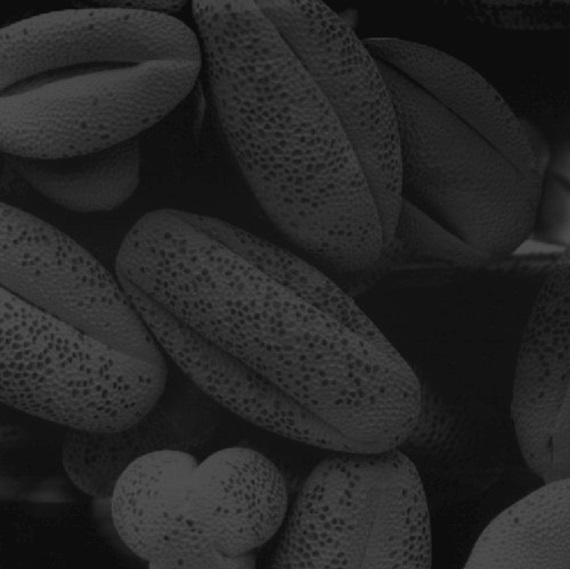
#> input picture Tugas2/Contrast Stretch/test.jpg, 570 x 569 px, given in place of test.png, which was not available
$ python main.py
#> lines starting #> are read from the running program, lines starting #| are printed output that depends on the picture; pictures that were not available may be replaced by others from this repository, and a replacement may not be noted
# -*- coding: utf-8 -*-
"""
Created on Sun Oct 14 07:23:59 2018

@author: Iwan

1.Apply Gaussian filter to smooth the image in order to remove the noise
2.Find the intensity gradients of the image
3.Apply non-maximum suppression to get rid of spurious response to edge detection
4.Apply double threshold to determine potential edges
5.Track edge by hysteresis: Finalize the detection of edges by suppressing all the other edges that are weak and not connected to strong edges.

Credit to : machinelearninggod (Stefan Stavrev) for hysteresis function
"""
import math
import numpy as np
import cv2
from matplotlib import pyplot as plt

def convolve_3x3(image, kernel):
    h,w=image.shape
    newgradientImage = np.zeros((h, w))
    for i in range(1, h - 1):
        for j in range(1, w - 1):
            output= (kernel[0, 0] * image[i - 1, j - 1]) +\
                    (kernel[0, 1] * image[i - 1, j]) + \
                    (kernel[0, 2] * image[i - 1, j + 1]) + \
                    (kernel[1, 0] * image[i, j - 1]) + \
                    (kernel[1, 1] * image[i, j]) + \
                    (kernel[1, 2] * image[i, j + 1]) + \
                    (kernel[2, 0] * image[i + 1, j - 1]) + \
                    (kernel[2, 1] * image[i + 1, j]) + \
                    (kernel[2, 2] * image[i + 1, j + 1])
            newgradientImage[i - 1, j - 1] = output

    return newgradientImage

def convolve_kernel_edge(image, kernel_x,kernel_y):
    h,w=image.shape
    newgradientImage = np.zeros((h, w))
    directions = np.zeros((h, w))
    for i in range(1, h - 1):
        for j in range(1, w - 1):
            horizontalGrad= (kernel_x[0, 0] * image[i - 1, j - 1]) +\
                    (kernel_x[0, 1] * image[i - 1, j]) + \
                    (kernel_x[0, 2] * image[i - 1, j + 1]) + \
                    (kernel_x[1, 0] * image[i, j - 1]) + \
                    (kernel_x[1, 1] * image[i, j]) + \
                    (kernel_x[1, 2] * image[i, j + 1]) + \
                    (kernel_x[2, 0] * image[i + 1, j - 1]) + \
                    (kernel_x[2, 1] * image[i + 1, j]) + \
                    (kernel_x[2, 2] * image[i + 1, j + 1])

            verticalGrad= (kernel_y[0, 0] * image[i - 1, j - 1]) +\
                    (kernel_y[0, 1] * image[i - 1, j]) + \
                    (kernel_y[0, 2] * image[i - 1, j + 1]) + \
                    (kernel_y[1, 0] * image[i, j - 1]) + \
                    (kernel_y[1, 1] * image[i, j]) + \
                    (kernel_y[1, 2] * image[i, j + 1]) + \
                    (kernel_y[2, 0] * image[i + 1, j - 1]) + \
                    (kernel_y[2, 1] * image[i + 1, j]) + \
                    (kernel_y[2, 2] * image[i + 1, j + 1])

            mag = np.sqrt(pow(horizontalGrad, 2.0) + pow(verticalGrad, 2.0))
            newgradientImage[i - 1, j - 1] = mag
            dir_i=float(math.fmod(math.atan2(verticalGrad,horizontalGrad)+math.pi,math.pi)/math.pi)*8.0
            directions[i-1,j-1]=dir_i

    return newgradientImage,directions

def GaussKernel(size,sigma):
    gauss=np.zeros((size,size))
    m=size//2
    for x in range(-m,m+1):
        for y in range(-m,m+1):
            x1=2*np.pi*sigma**2
            x2=np.exp(-(x**2+y**2)/(2*sigma**2))
            gauss[x+m,y+m]=(1/x1)*x2
    return gauss

def trace_and_threshold(E_nms, E_bin, i, j, t_low):
    E_bin[i,j] = 255

    jL = np.max([j-1, 0])
    jR = np.min([j+1, E_bin.shape[1]])

    iT = np.max([i-1, 0])
    iB = np.min([i+1, E_bin.shape[0]])

    for ii in np.arange(iT, iB):
        for jj in np.arange(jL, jR):
            if E_nms[ii,jj] >= t_low and E_bin[ii,jj] == 0:
                trace_and_threshold(E_nms, E_bin, ii, jj, t_low)

    return

if __name__=='__main__':
    img = cv2.imread('test.png',cv2.IMREAD_GRAYSCALE)
#> img is the input picture: shape (569, 570); min 9, max 81, mean 38.7
    image=img.copy()

    print('This image is:', type(image),' with dimensions:', image.shape)
#| This image is: <class 'numpy.ndarray'>  with dimensions: (569, 570)
    h,w=image.shape
#> h = 569; w = 570

    # blur gauss
    gauss_kernel=GaussKernel(3,1.0)
    gauss_image=convolve_3x3(image,gauss_kernel)
#> after the loop in convolve_3x3, `for i in range(1, h - 1):`:
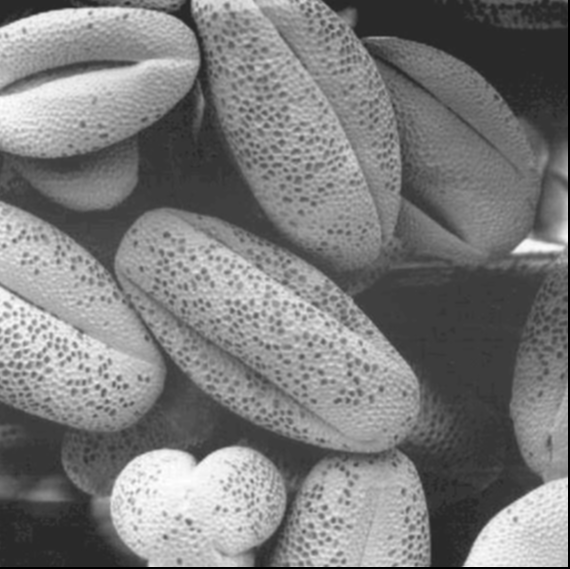
#> newgradientImage: shape (569, 570) float64; min 0, max 61.56, mean 30; drawn with min black and max white

    #prewit magnitude
    Gx = np.array([[-1, 0, 1],
               [-1, 0, 1],
               [-1, 0, 1]])

    Gy = np.array([[-1, -1, -1],
               [0, 0, 0],
               [1, 1, 1]])

    mag_image,directions=convolve_kernel_edge(gauss_image,Gx,Gy)
#> after the loop in convolve_kernel_edge, `for i in range(1, h - 1):`:
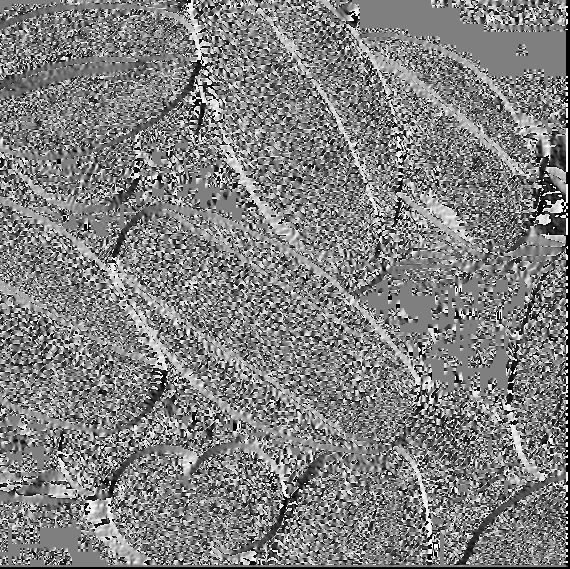
#> directions: shape (569, 570) float64; min 0, max 8, mean 4.02; drawn with min black and max white
#> after the loop in convolve_kernel_edge, `for i in range(1, h - 1):`:
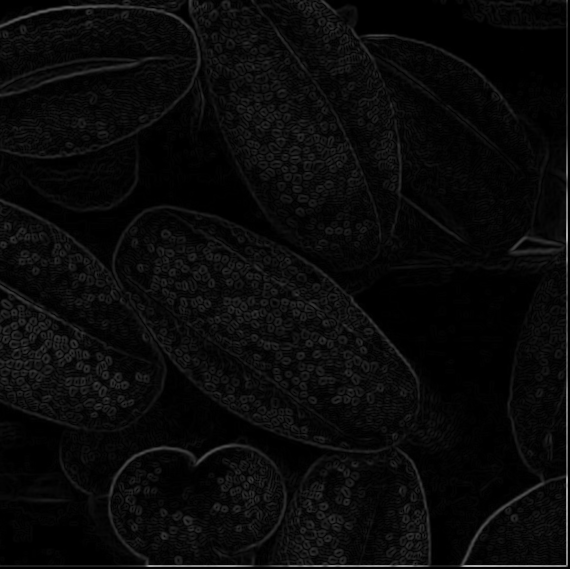
#> newgradientImage: shape (569, 570) float64; min 0, max 175.6, mean 10

    #non-maximum suppression
    non_max_img=np.zeros((h, w))
    for i in range(1,h-1):
        for j in range(1,w-1):

            if directions[i,j] <=1 or directions[i,j] > 7:
                if(mag_image[i,j] > mag_image[i,j-1] and mag_image[i,j] > mag_image[i,j+1]):
                    non_max_img[i,j]=mag_image[i,j]
            elif directions[i,j] >1 or directions[i,j] <= 3:
                if(mag_image[i,j] > mag_image[i-1,j+1] and mag_image[i,j] > mag_image[i+1,j-1]):
                    non_max_img[i,j]=mag_image[i,j]
            elif directions[i,j] >3 or directions[i,j] <= 5:
                if (mag_image[i,j] > mag_image[i-1,j] and mag_image[i,j] > mag_image[i+1,j]):
                    non_max_img[i,j]=mag_image[i,j]
            elif directions[i,j] >5 or directions[i,j] <= 7:
                if(mag_image[i,j] > mag_image[i-1,j-1] and mag_image[i,j] > mag_image[i+1,j+1]):
                    non_max_img[i,j]=mag_image[i,j]
            else:
                non_max_img[i,j]=0
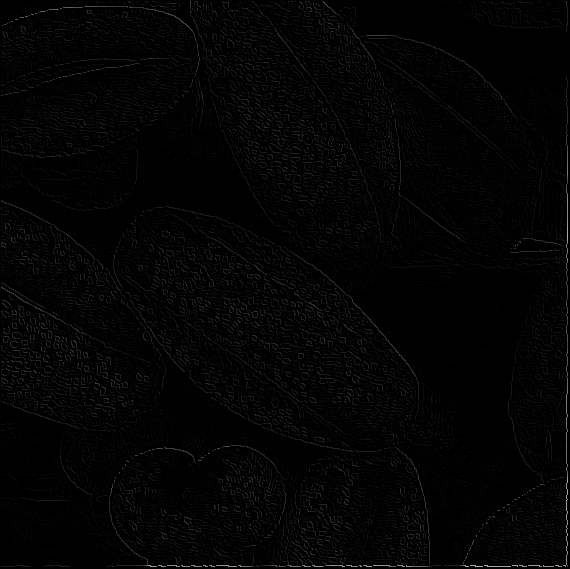
#> non_max_img: shape (569, 570) float64; min 0, max 175.6, mean 3.8

    #set low and high threshold
    non_max_img=(non_max_img/np.max(non_max_img))*255
    high_t=15
    low_t=4
    print(high_t)
    print(low_t)
    #print(non_max_img)

    #threshold and hystheris
    new_bin=np.zeros((h, w))
    for i in np.arange(1, h-1):
        for j in np.arange(1, w-1):
            if non_max_img[i,j] >= high_t and new_bin[i,j] == 0:
                trace_and_threshold(non_max_img, new_bin, i, j, low_t)

    plt.figure()
    plt.title('output_image.png')
    plt.imsave('canny_edge_2.png', new_bin, cmap='gray', format='png')
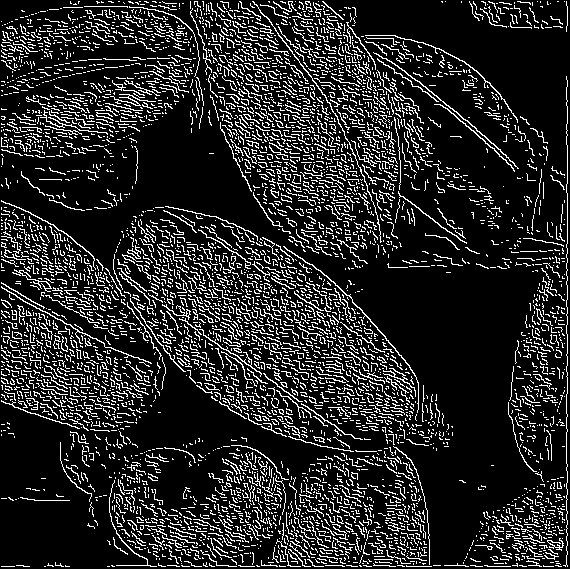
#> saved as canny_edge_2.png: shape (569, 570, 3); 15.4% white in thin lines or dots
    plt.imshow(new_bin, cmap='gray')
    plt.show()
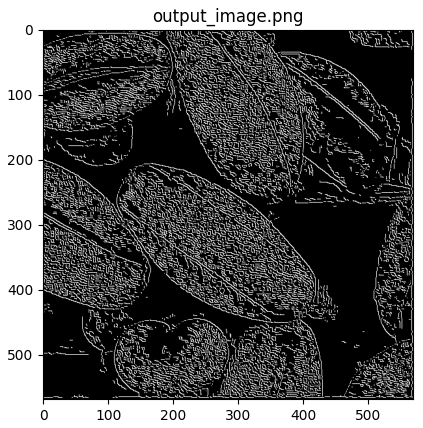
#> figure drawn by matplotlib, 1 panel
